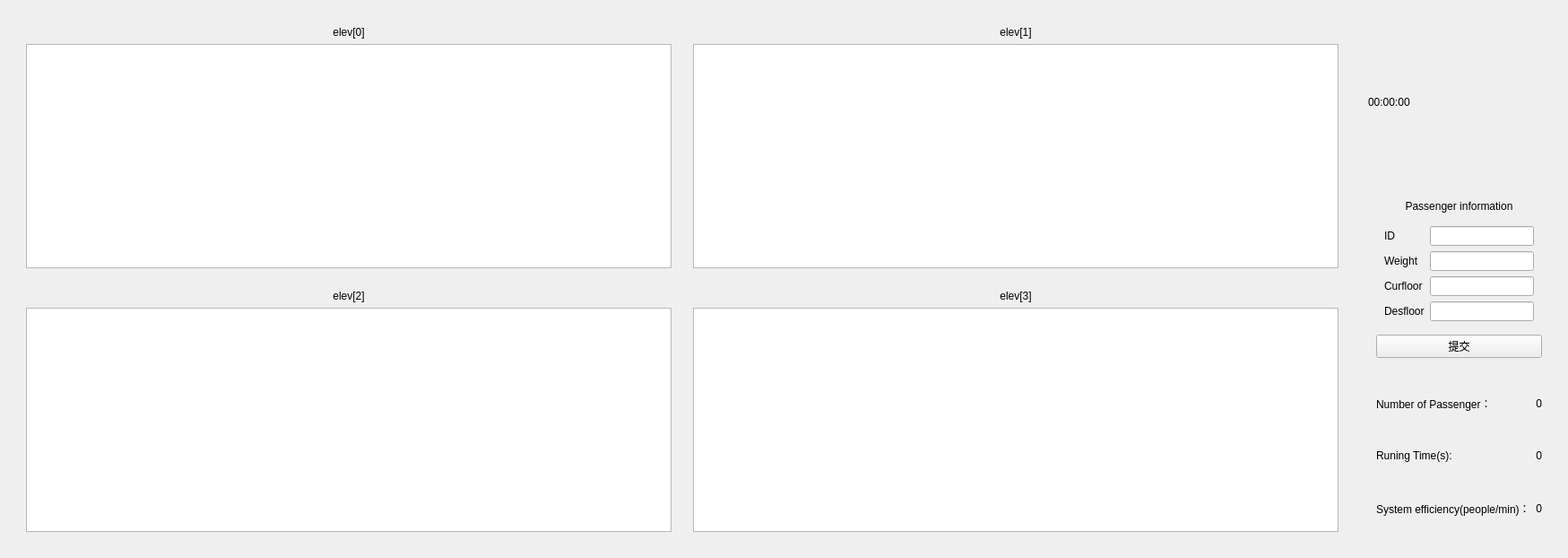
     <widget class="QWidget" name="widget_16" native="true">
      <property name="minimumSize">
       <size>
        <width>0</width>
        <height>0</height>
       </size>
      </property>
      <layout class="QHBoxLayout" name="horizontalLayout_4">
       <item>
        <widget class="QWidget" name="widget_17" native="true">
         <property name="minimumSize">
          <size>
           <width>1500</width>
           <height>600</height>
          </size>
         </property>
         <layout class="QGridLayout" name="gridLayout_4">
          <item row="3" column="0">
           <widget class="QWidget" name="widget_18" native="true">
            <layout class="QVBoxLayout" name="verticalLayout_7">
             <item>
              <widget class="QLabel" name="label_18">
               <property name="text">
                <string>elev[2]</string>
               </property>
               <property name="alignment">
                <set>Qt::AlignCenter</set>
               </property>
              </widget>
             </item>
             <item>
              <widget class="QTextBrowser" name="textBrowser_4"/>
             </item>
            </layout>
           </widget>
          </item>
          <item row="0" column="0">
           <widget class="QWidget" name="widget_19" native="true">
            <property name="maximumSize">
             <size>
              <width>16777201</width>
              <height>16777215</height>
             </size>
            </property>
            <layout class="QVBoxLayout" name="verticalLayout_13">
             <item>
              <widget class="QLabel" name="label_19">
               <property name="text">
                <string>elev[0]</string>
               </property>
               <property name="alignment">
                <set>Qt::AlignCenter</set>
               </property>
              </widget>
             </item>
             <item>
              <widget class="QTextBrowser" name="textBrowser_5"/>
             </item>
            </layout>
           </widget>
          </item>
          <item row="3" column="2">
           <widget class="QWidget" name="widget_20" native="true">
            <layout class="QVBoxLayout" name="verticalLayout_14">
             <item>
              <widget class="QLabel" name="label_20">
               <property name="text">
                <string>elev[3]</string>
               </property>
               <property name="alignment">
                <set>Qt::AlignCenter</set>
               </property>
              </widget>
             </item>
             <item>
              <widget class="QTextBrowser" name="textBrowser_6"/>
             </item>
            </layout>
           </widget>
          </item>
          <item row="0" column="2">
           <widget class="QWidget" name="widget_21" native="true">
            <layout class="QVBoxLayout" name="verticalLayout_15">
             <item>
              <widget class="QLabel" name="label_21">
               <property name="text">
                <string>elev[1]</string>
               </property>
               <property name="alignment">
                <set>Qt::AlignCenter</set>
               </property>
              </widget>
             </item>
             <item>
              <widget class="QTextBrowser" name="textBrowser_7"/>
             </item>
            </layout>
           </widget>
          </item>
         </layout>
        </widget>
       </item>
       <item>
        <widget class="QWidget" name="widget_22" native="true">
         <layout class="QVBoxLayout" name="verticalLayout_16">
          <item>
           <widget class="QLabel" name="label_systime_2">
            <property name="minimumSize">
             <size>
              <width>0</width>
              <height>10</height>
             </size>
            </property>
            <property name="text">
             <string>00:00:00</string>
            </property>
           </widget>
          </item>
          <item>
           <widget class="QWidget" name="widget_23" native="true">
            <layout class="QVBoxLayout" name="verticalLayout_17">
             <item>
              <widget class="QLabel" name="label_6">
               <property name="text">
                <string>Passenger information</string>
               </property>
               <property name="alignment">
                <set>Qt::AlignCenter</set>
               </property>
              </widget>
             </item>
             <item>
              <widget class="QWidget" name="widget_24" native="true">
               <layout class="QGridLayout" name="gridLayout_5">
                <item row="0" column="0">
                 <widget class="QLabel" name="label_22">
                  <property name="text">
                   <string>ID</string>
                  </property>
                 </widget>
                </item>
                <item row="0" column="1">
                 <widget class="QLineEdit" name="lineEdit_id_2"/>
                </item>
                <item row="1" column="0">
                 <widget class="QLabel" name="label_23">
                  <property name="text">
                   <string>Weight</string>
                  </property>
                 </widget>
                </item>
                <item row="1" column="1">
                 <widget class="QLineEdit" name="lineEdit_weight_2"/>
                </item>
                <item row="2" column="0">
                 <widget class="QLabel" name="label_24">
                  <property name="text">
                   <string>Curfloor</string>
                  </property>
                 </widget>
                </item>
                <item row="2" column="1">
                 <widget class="QLineEdit" name="lineEdit_currentfloor_2"/>
                </item>
                <item row="3" column="0">
                 <widget class="QLabel" name="label_25">
                  <property name="text">
                   <string>Desfloor</string>
                  </property>
                 </widget>
                </item>
                <item row="3" column="1">
                 <widget class="QLineEdit" name="lineEdit_destinationfloor_2"/>
                </item>
               </layout>
              </widget>
             </item>
             <item>
              <widget class="QPushButton" name="pushButton_2">
               <property name="text">
                <string>提交</string>
               </property>
              </widget>
             </item>
            </layout>
           </widget>
          </item>
          <item>
           <widget class="QWidget" name="widget_25" native="true">
            <property name="minimumSize">
             <size>
              <width>0</width>
              <height>100</height>
             </size>
            </property>
            <layout class="QVBoxLayout" name="verticalLayout_18">
             <item>
              <layout class="QGridLayout" name="gridLayout_6">
               <item row="0" column="0">
                <widget class="QLabel" name="label_26">
                 <property name="minimumSize">
                  <size>
                   <width>0</width>
                   <height>25</height>
                  </size>
                 </property>
                 <property name="text">
                  <string>Number of Passenger： </string>
                 </property>
                </widget>
               </item>
               <item row="0" column="1" colspan="2">
                <widget class="QLabel" name="label_t1_2">
                 <property name="minimumSize">
                  <size>
                   <width>0</width>
                   <height>25</height>
                  </size>
                 </property>
                 <property name="text">
                  <string>0</string>
                 </property>
                 <property name="alignment">
                  <set>Qt::AlignRight|Qt::AlignTrailing|Qt::AlignVCenter</set>
                 </property>
                </widget>
               </item>
               <item row="1" column="0">
                <widget class="QLabel" name="label_27">
                 <property name="minimumSize">
                  <size>
                   <width>0</width>
                   <height>25</height>
                  </size>
                 </property>
                 <property name="text">
                  <string>Runing Time(s):</string>
                 </property>
                </widget>
               </item>
               <item row="1" column="1" colspan="2">
                <widget class="QLabel" name="label_t2_2">
                 <property name="minimumSize">
                  <size>
                   <width>0</width>
                   <height>25</height>
                  </size>
                 </property>
                 <property name="text">
                  <string>0</string>
                 </property>
                 <property name="alignment">
                  <set>Qt::AlignRight|Qt::AlignTrailing|Qt::AlignVCenter</set>
                 </property>
                </widget>
               </item>
               <item row="2" column="0" colspan="2">
                <widget class="QLabel" name="label_28">
                 <property name="minimumSize">
                  <size>
                   <width>0</width>
                   <height>25</height>
                  </size>
                 </property>
                 <property name="text">
                  <string>System efficiency(people/min)：</string>
                 </property>
                </widget>
               </item>
               <item row="2" column="2">
                <widget class="QLabel" name="label_t3_2">
                 <property name="minimumSize">
                  <size>
                   <width>0</width>
                   <height>25</height>
                  </size>
                 </property>
                 <property name="text">
                  <string>0</string>
                 </property>
                 <property name="alignment">
                  <set>Qt::AlignRight|Qt::AlignTrailing|Qt::AlignVCenter</set>
                 </property>
                </widget>
               </item>
              </layout>
             </item>
            </layout>
           </widget>
          </item>
         </layout>
        </widget>
       </item>
      </layout>
     </widget>
